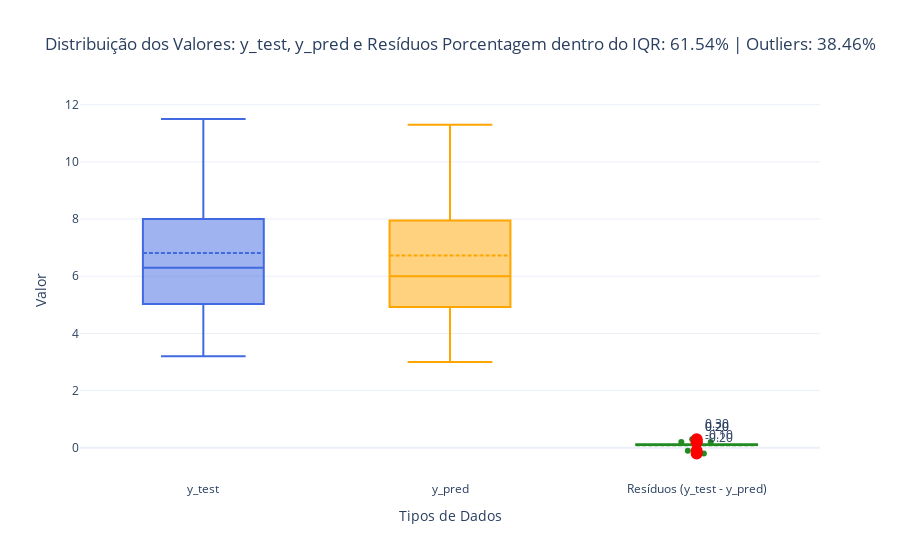

Source (notebook cell):
### Code cell
import plotly.graph_objects as go
import numpy as np

# Exemplo de dados, substitua pelos seus valores
y_test = np.array([3.2, 4.5, 5.1, 6.3, 7.4, 6.1, 4.8, 5.9, 6.7, 7.2, 10.1, 9.8, 11.5])
y_pred = np.array([3.0, 4.4, 5.0, 6.0, 7.3, 6.0, 4.7, 5.8, 6.6, 7.1, 10.3, 9.9, 11.3])
residuos = y_test - y_pred

# Função para calcular as porcentagens dos quartis
def calcular_porcentagens(data):
    Q1 = np.percentile(data, 25)
    Q3 = np.percentile(data, 75)
    IQR = Q3 - Q1
    lower_bound = Q1 - 1.5 * IQR
    upper_bound = Q3 + 1.5 * IQR
    in_range = [v for v in data if lower_bound <= v <= upper_bound]
    outliers = [v for v in data if v < lower_bound or v > upper_bound]
    
    total_data = len(data)
    in_range_percentage = (len(in_range) / total_data) * 100
    outliers_percentage = (len(outliers) / total_data) * 100
    
    return in_range_percentage, outliers_percentage, in_range, outliers

# Calculando as porcentagens
in_range_percentage, outliers_percentage, in_range, outliers = calcular_porcentagens(residuos)

def outline(self, y_test, y_pred):
    
    in_range_percentage_test, outliers_percentage_test, in_range_test, outliers_test = calcular_porcentagens(y_test)
    in_range_percentage_pred, outliers_percentage_pred, in_range_pred, outliers_pred = calcular_porcentagens(y_pred)
    
    
    # Criando o box plot com Plotly
    fig = go.Figure()

    # Adicionando box plot para y_test
    fig.add_trace(go.Box(
        y=y_test,
        name='y_test',
        marker=dict(color='royalblue'),
        boxmean=True,  # Mostrar a média
        jitter=0.3,  # Adicionando dispersão para os pontos
        whiskerwidth=0.7,  # Largura dos bigodes ajustada
    ))

    # Adicionando box plot para y_pred
    fig.add_trace(go.Box(
        y=y_pred,
        name='y_pred',
        marker=dict(color='orange'),
        boxmean=True,  # Mostrar a média
        jitter=0.3,
        whiskerwidth=0.7,  # Largura dos bigodes ajustada
    ))

    # Adicionando box plot para os resíduos
    fig.add_trace(go.Box(
        y=residuos,
        name='Resíduos (y_test - y_pred)',
        marker=dict(color='forestgreen'),
        boxmean=True,
        jitter=0.3,
        whiskerwidth=0.7,  # Largura dos bigodes ajustada
    ))

    # Adicionando os outliers como pontos com valor ao lado
    for outlier in outliers:
        fig.add_trace(go.Scatter(
            x=['Resíduos (y_test - y_pred)'],
            y=[outlier],
            mode='markers+text',
            text=[f'{outlier:.2f}'],
            textposition='top right',
            marker=dict(color='red', size=12, symbol='circle'),
        ))

    # Adicionando título e rótulos
    fig.update_layout(
        title=f'Distribuição dos Valores: y_test , y_pred e Resíduos\nPorcentagem dentro do IQR: {in_range_percentage:.2f}% | Outliers: {outliers_percentage:.2f}%',
        yaxis_title='Valor',
        xaxis_title='Tipos de Dados',
        template='plotly_white',
        showlegend=False
    )

    # Exibindo o gráfico
    fig.show()

### Figure 1 — Plotly figure (JSON) as saved in the notebook; plotly's stock layout.template omitted (floating-point values rounded to 4 significant figures)
{"data": [{"boxmean": true, "jitter": 0.3, "marker": {"color": "royalblue"}, "name": "y_test", "type": "box", "whiskerwidth": 0.7, "y": [3.2, 4.5, 5.1, 6.3, 7.4, 6.1, 4.8, 5.9, 6.7, 7.2, 10.1, 9.8, 11.5]}, {"boxmean": true, "jitter": 0.3, "marker": {"color": "orange"}, "name": "y_pred", "type": "box", "whiskerwidth": 0.7, "y": [3, 4.4, 5, 6, 7.3, 6, 4.7, 5.8, 6.6, 7.1, 10.3, 9.9, 11.3]}, {"boxmean": true, "jitter": 0.3, "marker": {"color": "forestgreen"}, "name": "Resíduos (y_test - y_pred)", "type": "box", "whiskerwidth": 0.7, "y": [0.2, 0.1, 0.1, 0.3, 0.1, 0.1, 0.1, 0.1, 0.1, 0.1, -0.2, -0.1, 0.2]}, {"marker": {"color": "red", "size": 12, "symbol": "circle"}, "mode": "markers+text", "text": ["0.20"], "textposition": "top right", "type": "scatter", "x": ["Resíduos (y_test - y_pred)"], "y": [0.2]}, {"marker": {"color": "red", "size": 12, "symbol": "circle"}, "mode": "markers+text", "text": ["0.30"], "textposition": "top right", "type": "scatter", "x": ["Resíduos (y_test - y_pred)"], "y": [0.3]}, {"marker": {"color": "red", "size": 12, "symbol": "circle"}, "mode": "markers+text", "text": ["-0.20"], "textposition": "top right", "type": "scatter", "x": ["Resíduos (y_test - y_pred)"], "y": [-0.2]}, {"marker": {"color": "red", "size": 12, "symbol": "circle"}, "mode": "markers+text", "text": ["-0.10"], "textposition": "top right", "type": "scatter", "x": ["Resíduos (y_test - y_pred)"], "y": [-0.1]}, {"marker": {"color": "red", "size": 12, "symbol": "circle"}, "mode": "markers+text", "text": ["0.20"], "textposition": "top right", "type": "scatter", "x": ["Resíduos (y_test - y_pred)"], "y": [0.2]}], "layout": {"showlegend": false, "title": {"text": "Distribuição dos Valores: y_test, y_pred e Resíduos\nPorcentagem dentro do IQR: 61.54% | Outliers: 38.46%"}, "xaxis": {"title": {"text": "Tipos de Dados"}}, "yaxis": {"title": {"text": "Valor"}}}}
